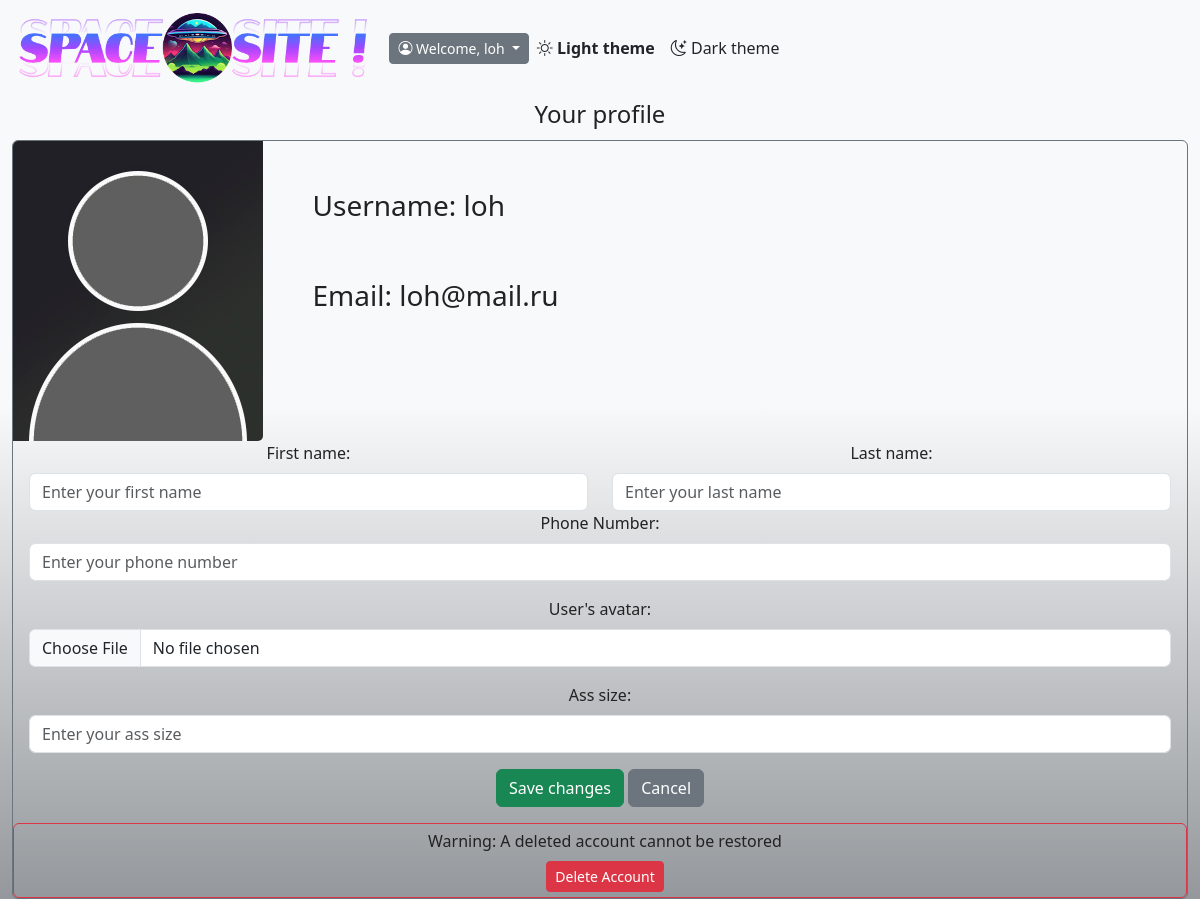
/user/profile/1 (signed in), run on an earlier commit of the app's database.
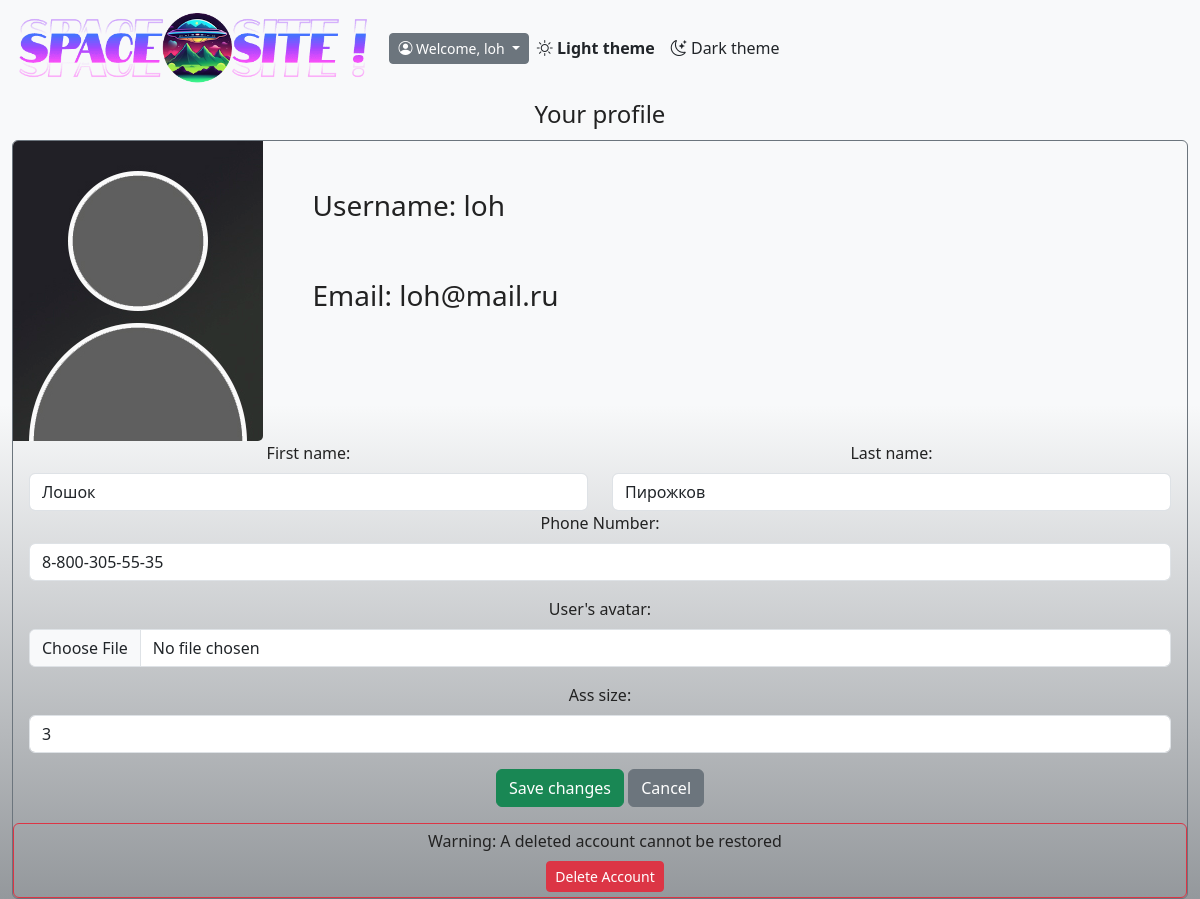
And on a later commit of the database.
### database/models.py (models this page shows, shortened)
class User(db.Model):
    __tablename__ = 'users'
    id = db.Column(db.Integer, primary_key=True)
    username = db.Column(db.String(80), unique=True, nullable=False)
    email = db.Column(db.String(120), unique=True, nullable=False)
    password_hash = db.Column(db.String(128), nullable=False)
    profile = db.relationship('UserProfile', backref='user', uselist=False)

class UserProfile(db.Model):
    __tablename__ = 'users_profiles'
    id = db.Column(db.Integer, primary_key=True)
    user_id = db.Column(db.Integer, db.ForeignKey('users.id'), nullable=False)
    first_name = db.Column(db.String(80))
    last_name = db.Column(db.String(80))
    phone_number = db.Column(db.String(80))
    photo = db.Column(db.String(256))
    ass_size = db.Column(db.Integer)

### routers/profile_router.py (the view)
@user_bp.route('/profile/<int:user_id>', methods=['GET'])
@jwt_required()
def get_profile(user_id):
    result_user = get_user(user_id=user_id)
    result_profile = get_user_profile(user_id=user_id)
    csrf_token = session.get('csrf_token', None)
    if not result_user or not result_profile:
        return error_message('User not found!')
    profile = {
        "user_id": result_user.id,
        'username': result_user.username,
        'email': result_user.email,
        "first_name": result_profile.first_name,
        "last_name": result_profile.last_name,
        'phone_number': result_profile.phone_number,
        'ass_size': result_profile.ass_size
    }
    default_avatar_path = "static/img/default_avatar.jpg"
    if result_profile.photo and os.path.exists(result_profile.photo):
        photo_base64 = read_and_encode_photo(result_profile.photo)
        if photo_base64:
            profile['photo'] = photo_base64
        else:
            default_avatar_base64 = read_and_encode_photo(default_avatar_path)
            profile['photo'] = default_avatar_base64
    else:
        default_avatar_base64 = read_and_encode_photo(default_avatar_path)
        profile['photo'] = default_avatar_base64
    return render_template('user/profile.html', username=result_user.username, profile=profile, csrf_token=csrf_token)

### auth/functions.py (called while the page is built)
def refresh_expiring_jwts(response):
    try:
        exp_timestamp = get_jwt()["exp"]
        now = datetime.now(timezone.utc)
        target_timestamp = (now + timedelta(minutes=1)).timestamp()
        if target_timestamp > exp_timestamp:
            access_token = create_access_token(identity=get_jwt_identity())
            set_access_cookies(response, access_token)
        return response
    except Exception as e:
        print(str(e))
        return redirect_not_authenticated_user()

### database/crud.py (called while the page is built)
def get_user(user_id: int):
    user = User.query.filter_by(id=user_id).first()
    return user

def get_user_profile(user_id: int):
    user_profile = UserProfile.query.filter_by(id=user_id).one()
    return user_profile

### routers/profile_router.py (called while the page is built)
@user_bp.after_request
@jwt_required(refresh=True)
def refresh_access(response):
    return refresh_expiring_jwts(response)

### tools/functions.py (called while the page is built)
def read_and_encode_photo(photo_path):
    try:
        with open(photo_path, 'rb') as photo_file:
            photo_data = photo_file.read()
            photo_base64 = base64.b64encode(photo_data).decode('utf-8')
            return photo_base64
    except FileNotFoundError:
        print(f"File not found: {photo_path}")
        return None
    except Exception as e:
        print(f"Error encoding photo {photo_path}: {e}")
        return None

### templates/user/profile.html (shortened to what this page needs)
{% extends "base.html" %}
{% block head %} {{ super() }} {% endblock %}
{% block page_content %}
  <form action="/user/profile/{{ profile.user_id }}/update" method="post" enctype="multipart/form-data">
  <fieldset>
    <legend>Your profile</legend>
    <div class="border border-secondary rounded">
      <div class="row text-start">
      <div class="col-4 col-sm-3">
            <label for="photo">
              <img id="avatar" class="img-fluid" alt="User Photo" style="cursor: pointer; border-radius: 5px 0 5px 0;">
            </label>
      </div>
      <div class="col-8 col-sm-9">
          <div class="row mt-5">
              <div class="col">
                  <h3>Username: {{ profile.username }}</h3>
              </div>
          </div>
          <div class="row mt-5">
              <div class="col">
                  <h3>Email: {{ profile.email }}</h3>
              </div>
          </div>
      </div>
    </div>
    <div class="row mx-1">
      <div class="col">
        <label for="first_name" class="form-label">First name:</label>
        <input
          class="form-control"
          type="text"
          id="first_name"
          name="first_name"
          value="{{ profile.first_name if profile.first_name is not none }}"
          placeholder="Enter your first name"
        />
      </div>
      <div class="col">
        <label for="last_name" class="form-label">Last name:</label>
        <input
          class="form-control"
          type="text"
          id="last_name"
          name="last_name"
          value="{{ profile.last_name if profile.last_name is not none }}"
          placeholder="Enter your last name"
        />
      </div>
    </div>
    <div class="mb-3  mx-3">
      <label for="phone_number" class="form-label">Phone Number:</label>
      <input
        class="form-control"
        type="tel"
        id="phone_number"
        name="phone_number"
        value="{{ profile.phone_number if profile.phone_number is not none }}"
        placeholder="Enter your phone number"
      />
    </div>
    <div class="mb-3  mx-3">
      <label for="photo" class="form-label">User's avatar:</label>
      <input class="form-control" type="file" id="photo" name="photo" />
    </div>
    <div class="mb-3  mx-3">
      <label for="ass_size" class="form-label">Ass size:</label>
      <input
        class="form-control"
        type="number"
        id="ass_size"
        name="ass_size"
        value="{{ profile.ass_size if profile.ass_size is not none  }}"
        placeholder="Enter your ass size"
      />
    </div>
    <div class="mb-3  mx-3">
      <input type="submit" class="btn btn-success" value="Save changes" />
      <a href="/" class="btn btn-secondary" role="button">Cancel</a>
    </div>
    <div class="border border-danger rounded">
      <div class="container-fluid" style="margin: 5px">
            <div class="row">
              <div class="col text-center">
                <label for="delete-button" class="form-label">Warning: A deleted account cannot be restored</label>
              </div>
            </div>
            <div class="row">
              <div class="col text-center">
                <a href="/protected/profile/{{ profile.user_id }}/delete" class="btn btn-danger btn-sm" role="button" id="delete-button">Delete Account</a>
              </div>
            </div>
      </div>
    </div>
    </div>
    </fieldset>
  </form>
{% endblock %}

### templates/base.html (shortened to what this page needs)
<!DOCTYPE html>
<html lang="en">
  <head>
    {% block head %}
    <link rel="stylesheet" href="https://cdn.jsdelivr.net/npm/bootstrap-icons@1.11.3/font/bootstrap-icons.min.css">
    <link
      href="https://cdn.jsdelivr.net/npm/bootstrap@5.3.3/dist/css/bootstrap.min.css"
      rel="stylesheet"
    />
    <link rel="stylesheet"
          href="{{ url_for('static', filename='css/mystyle.css') }}">
    {% endblock %}
  </head>
  <body>
    {% include 'include/navbar.html' %}
    <div class="container-fluid">
        <div class="row text-center">
            <div class="col">
                {% block page_content %}
                {% endblock %}
            </div>
        </div>
    </div>
  </body>
</html>

### templates/include/navbar.html (shortened to what this page needs)
<nav class="navbar sticky-top navbar-expand-lg navbar-light bg-light custom-navbar" id="my_navbar" data-bs-theme="dark">
  <div class="container-fluid mx-3 g-0">
    <a class="navbar-brand" href="/">
      <img src="/static/img/navbar_logo.png" alt="Space Site!" height="70">
    </a>
    <div class="dropdown">
      <button
        class="btn btn-secondary btn-sm dropdown-toggle"
        type="button"
        data-bs-toggle="dropdown"
        aria-expanded="false"
      >
        {% if username %}
          <i class="bi bi-person-circle"></i>
          Welcome, {{ username }}
        {% else %}
          <i class="bi bi-unlock-fill"></i>
          Login or register
        {% endif %}
      </button>
    </div>
    <div class="collapse navbar-collapse" id="navbarToggler">
      <ul class="navbar-nav me-auto mb-2 mb-lg-0">
        <li class="nav-item">
          <a class="nav-link theme-toggle" data-theme="light" href="#">
            <i class="bi bi-sun"></i>
            Light theme
          </a>
        </li>
        <li class="nav-item">
          <a class="nav-link theme-toggle" data-theme="dark" href="#">
            <i class="bi bi-moon-stars"></i>
            Dark theme
          </a>
        </li>
      </ul>
    </div>
  </div>
</nav>

### static/css/mystyle.css (style rules this page uses)
html, body { height: 100%; margin: 0; padding: 0; }
body.light-theme { background: rgb(248,249,250); background: linear-gradient( 180deg, rgba(248,249,250,1) 0%, rgba(248,249,250,1) 45%, rgba(148,152,156,1) 100% ); color: #222222; min-height: 100vh; margin: 0; display: flex; flex-direction: column; }
body.light-theme .custom-navbar { background-color: #808181; color: #222222; }
body.light-theme .custom-navbar .navbar-brand, body.light-theme .custom-navbar .nav-link { color: #212529; }
.theme-toggle.active { font-weight: bold; }

What changed in the data, as far as the page shows it:
now on this page (row edited): UserProfile: first_name "Лошок", last_name "Пирожков", phone_number "8-800-305-55-35"
Also different on the page:
form field ass_size: (not shown) → "3"
